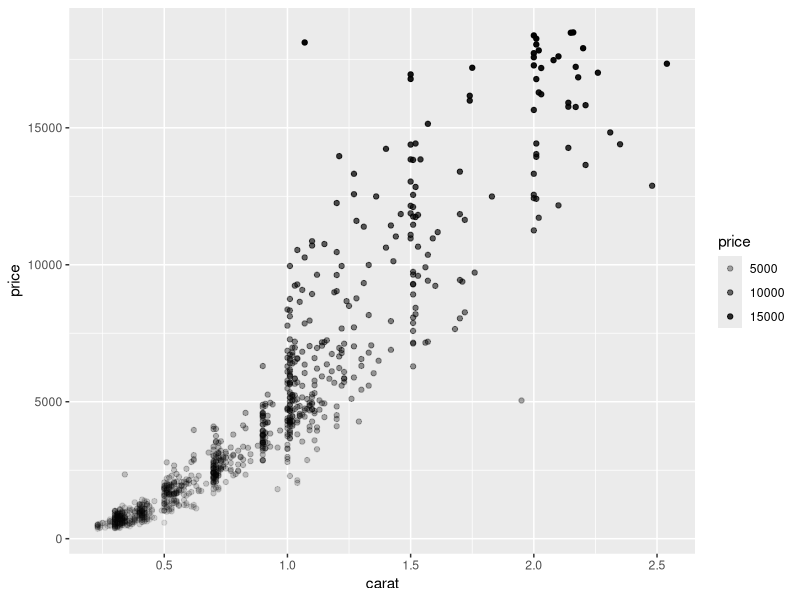
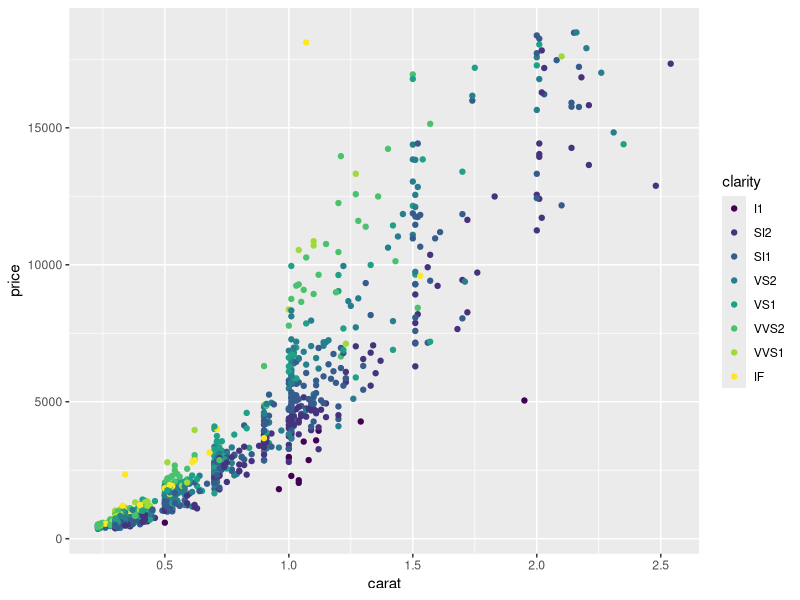
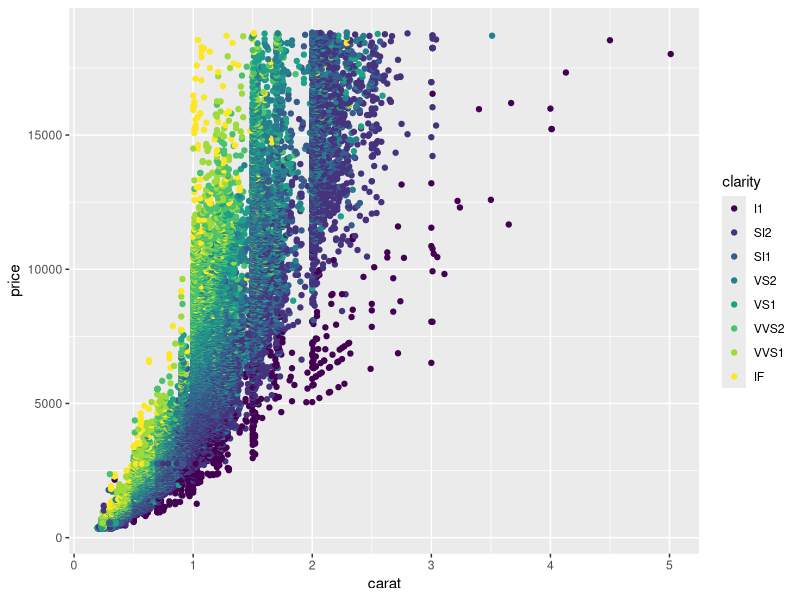

The R source for these figures, in order:
# Exercise 1: ggplot2 basics

# Install and load `ggplot2`
# You will also want to load `dplyr`
library(dplyr)
library(ggplot2)

# For this exercise you'll be working with the `diamonds` data set included in the ggplot2 library
# Use `?diamonds` to get more information about this data set (including the column descriptions
# Also check the _column names_ and the _number of rows_ in the data set
?diamonds
# This data set has a lot of rows. To make things a bit more readable,
# use dplyr's `sample_n()` function to get a random 1000 rows from the data set
# Store this sample in a variable `diamonds.sample`
diamonds.sample <- sample_n(diamonds, 1000)

# Start by making a new `ggplot` with the `diamonds.sample` as the data (no geometry yet)
# What do you see?
diamonds.plot <- ggplot(data = diamonds.sample)

# Draw a scatter plot (with point geometry) with for the `diamonds.sample` set,
# with the `carat` mapped to the x-position and `price` mapped to the y-position.
ggplot(data=diamonds.sample) + 
  geom_point(mapping = aes(x = carat, y= price, alpha = price))

# Draw the same plot as above, but color each of the points based on their clarity.
ggplot(data=diamonds.sample) + 
  geom_point(mapping = aes(x = carat, y= price, color=clarity))

# Draw the same plot as above, but for the entire `diamonds` data set. Note this may take
# a few seconds to generate.
ggplot(data=diamonds) + 
  geom_point(mapping = aes(x = carat, y= price, color=clarity))


# Draw another scatter plot for `diamonds.sample` of price (y) by carat (x),
# but with all of the dots colored "blue".
# Hint: you'll need to set the color channel, not map a value to it!


# Draw a scatter plot for `diamonds.sample` of `price` by `carat`, where each
# point has an aesthetic _shape_ based on the diamond's `cut`.


# Draw a scatter plot for `diamonds.sample` of *`cut`* by `carat`, where each
# point has an aesthetic _size_ based on the diamond's *`price`*


# Try coloring the above plot based on the diamond's price!


# Draw a line plot (with line geometry) for `diamonds.sample`. The x-position should be mapped to
# carat, y-position to price, and color to carat.


# That's kind of messy. Try using `smooth` geometry instead.


# Draw a plot with bar geometry (a bar chart), mapping the diamond's `cut` to the x-axis


# Add an aesthetic property that will _fill_ each bar geometry based on the `clarity` of the diamonds
# What kind of chart do you get?


# Draw a histogram of diamond prices.
# Try mapping each bar based on clarity as well!


# (For a more traditional "bell-curve", make a histogram of diamond `depths`)

# Draw a plot of the `diamonds.sample` data (price by carat), with both points for each
# diamond AND smoothed lines for each cut (hint: in a separate color)
# Making the points have some `alpha` transparency will make the plot look nicer

# multiple geoms (point & smooth)


## Bonus
# Draw a bar chart of average diamond prices by clarity, and include "error bars" marking
# the standard error of each measurement.
#
# You can calculate standard error as the _standard deviation_ divided by the square root
# of the number of measurements (prices)

# Start by creating a data frame `diamond.summary` that includes summarized data for each clarity group.
# Your summary data shuld include the mean price and the standard error of the price.


# Then draw the plot. The error bars should stretch from the mean-error to the mean+error.
